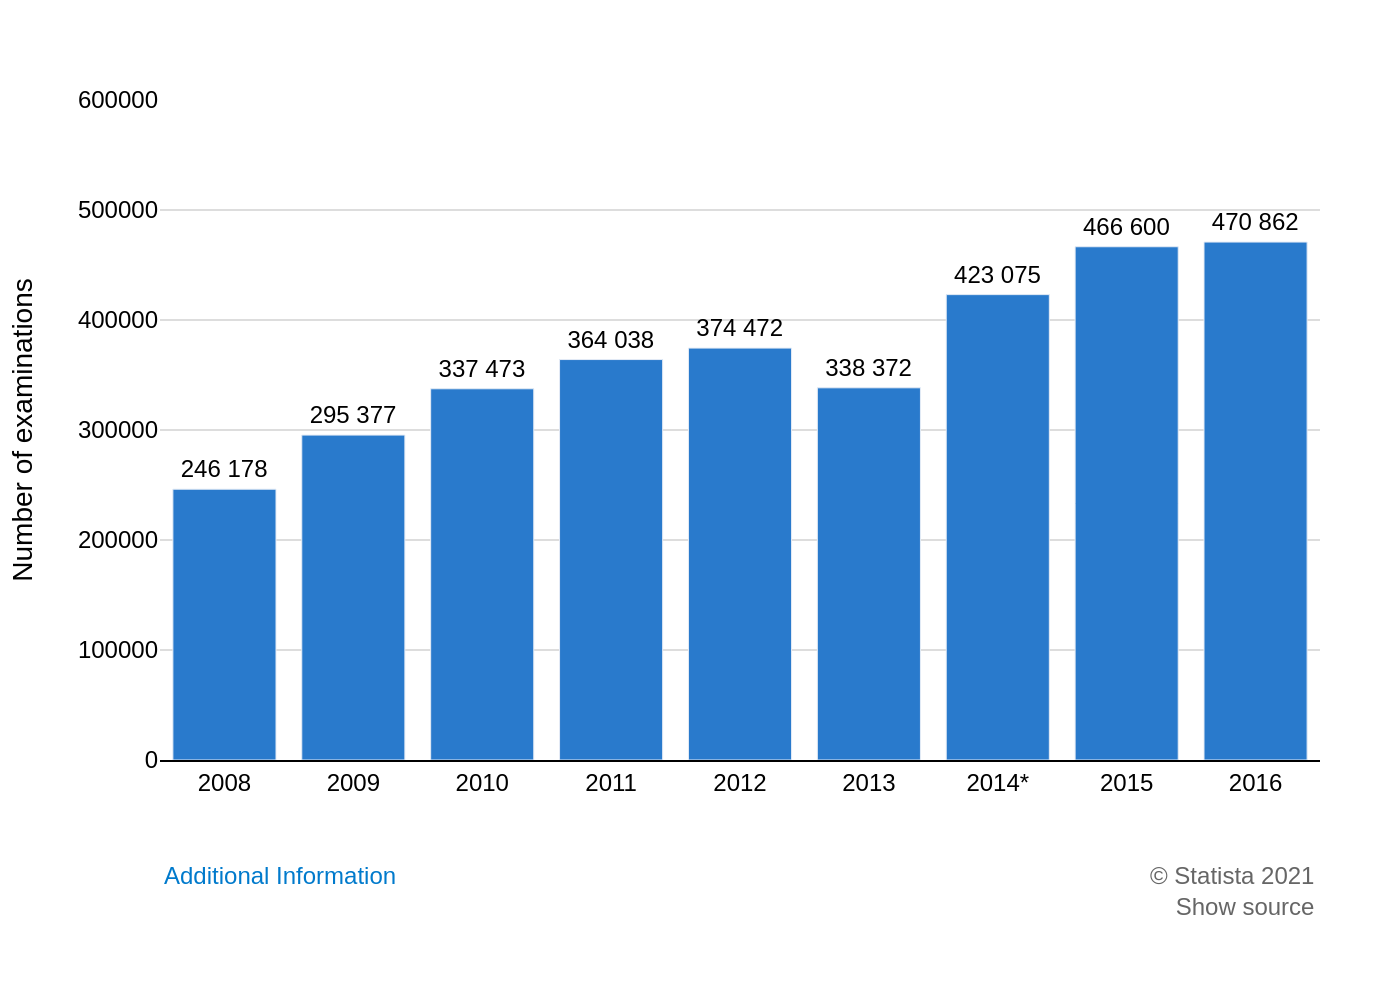

This chart was generated by the following Python code:
import sys
import json
import pathlib
import plotly.graph_objects as go

# --- 1. Load data from JSON file ---
if len(sys.argv) != 2:
    print("Usage: python create_chart.py <json_file_path>")
    sys.exit(1)

json_path = pathlib.Path(sys.argv[1])
if not json_path.is_file():
    print(f"Error: File not found at {json_path}")
    sys.exit(1)

with open(json_path, 'r', encoding='utf-8') as f:
    chart_info = json.load(f)

# --- 2. Extract data and texts ---
chart_data = chart_info.get('chart_data', [])
texts = chart_info.get('texts', {})
colors = chart_info.get('colors', [])

categories = [item['category'] for item in chart_data]
values = [item['value'] for item in chart_data]

# Format values for display on bars with space as thousand separator
formatted_text_values = [f'{v:,}'.replace(',', ' ') for v in values]

# --- 3. Create the Plotly figure ---
fig = go.Figure()

# Add the bar trace
fig.add_trace(go.Bar(
    x=categories,
    y=values,
    marker_color=colors[0] if colors else None,
    text=formatted_text_values,
    textposition='outside',
    texttemplate='%{text}',
    cliponaxis=False # Prevents text labels from being clipped
))

# --- 4. Configure layout ---
annotations = []
if texts.get('source'):
    annotations.append(dict(
        xref='paper', yref='paper',
        x=1.0, y=-0.15,
        xanchor='right', yanchor='top',
        text=texts['source'],
        showarrow=False,
        align='right',
        font=dict(family="Arial", size=12, color="#666666")
    ))

if texts.get('note'):
     annotations.append(dict(
        xref='paper', yref='paper',
        x=0.0, y=-0.15,
        xanchor='left', yanchor='top',
        text=texts['note'],
        showarrow=False,
        align='left',
        font=dict(family="Arial", size=12, color="#007ACC")
    ))


fig.update_layout(
    font=dict(family="Arial", size=12, color="black"),
    plot_bgcolor='white',
    showlegend=False,
    xaxis=dict(
        title_text=texts.get('x_axis_title'),
        showline=True,
        linewidth=1,
        linecolor='black',
        tickfont=dict(size=12)
    ),
    yaxis=dict(
        title_text=texts.get('y_axis_title'),
        range=[0, 600000],
        showgrid=True,
        gridcolor='#dddddd',
        zeroline=False,
        tickfont=dict(size=12),
        tickformat=' ' # Use space as thousands separator
    ),
    margin=dict(l=80, r=40, b=120, t=50),
    annotations=annotations
)

# --- 5. Output the image ---
output_filename = json_path.with_suffix('.png').name
fig.write_image(output_filename, scale=2)
print(f"Chart saved as {output_filename}")
